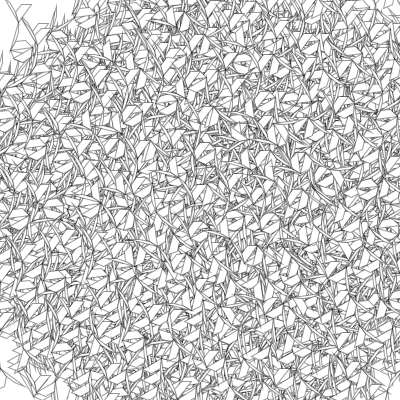
Frame 1 (no input)
Frame 60 (the mouse pressed at the canvas centre just before this capture): identical to frame 1, image omitted
Frame 120 (the mouse held since frame 60 and released just before this capture): identical to frame 1, image omitted

The Processing sketch that drew this single still picture (run headless with seeded random() and noise(); from frame 60 on, the mouse is pressed at the canvas centre):

// Processing sketch: processing_17785
// ── processing_17785.pde

float incrementA, incrementB;
int iterations;
int baseX, baseY;
int len;
int d;

void setup() {
  size(400,400);
  background(255);
  stroke(0,0,0,100);
  smooth();
  iterations = 15;
  baseX = width/2;
  baseY = height/2;
  len = 10;
  d = 6;
  
  randomiseIncrements();
  bifurcate(baseX,baseY,-PI/2,iterations, incrementA);

}

void draw() {

}

void bifurcate(float x,float y, float a, int c, float i) {
  float X2=x+len*cos(a);
  float Y2=y+len*sin(a);
  a=a+i;
  
  float X3=X2+len*cos(a);
  float Y3=Y2+len*sin(a);
  a=a+i;
  
  float X4=X3+len*cos(a);
  float Y4=Y3+len*sin(a);
  a=a+i;
  
  //println(X2 + ", " + Y2 );
  //println(x + ", " + x );
  //println(X4 + ", " + Y4 );
  //println(X3 + ", " + Y3 );
  
  quad(x, y, X2, Y2, X3, Y3, X4, Y4);
  
  if (c>0) {
    bifurcate(X4,Y4,a,c-1, incrementA);
    bifurcate(X4,Y4,a,c-1, incrementB);

  }

}

void randomiseIncrements(){
  incrementA=random(-PI,PI);
  incrementB=random(-PI/PI);
}

void mousePressed() {
  background(255);
  randomiseIncrements();
  bifurcate(baseX,baseY,-PI/2,iterations, incrementA);
}
